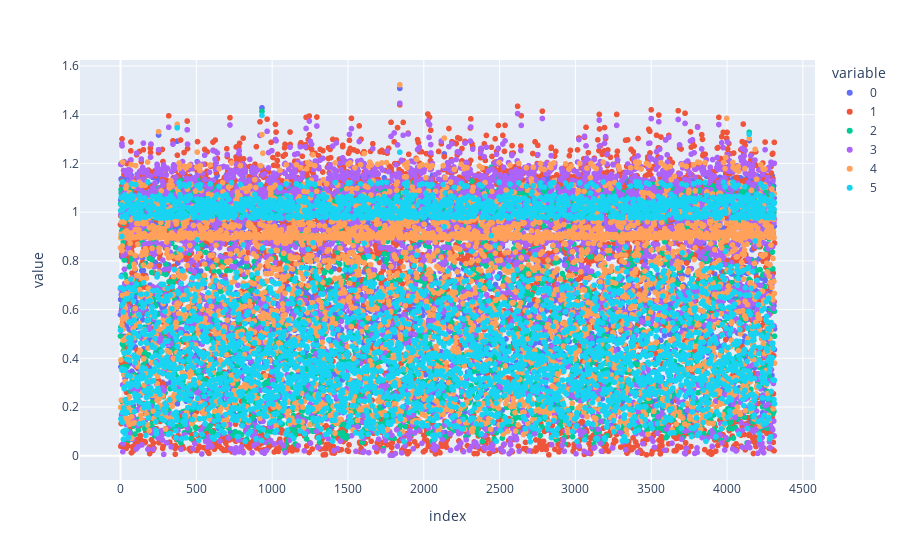

Notebook source saved alongside this figure:
### Markdown cell above
**Respuesta:**

### Code cell
pipe = Pipeline(steps=[('Transformer', FunctionTransformer(custom_features)),
                       ('MinMax', ColumnTransformer([("MinMax", MinMax(), ['Length','Recency','Monetary','Frequency','Periodicity'])])),
                       ('Kmeans', KMeans(n_clusters=6))
                      ])
test=pipe.fit_transform(df_retail)
px.scatter(test)

### Figure 1 — Plotly figure (JSON) as saved in the notebook; plotly's stock layout.template omitted (floating-point values rounded to 4 significant figures; data arrays with more than 128 entries replaced by an {"elided": "..."} marker saying what was removed)
{"data": [{"hovertemplate": "variable=0<br>index=%{x}<br>value=%{y}<extra></extra>", "legendgroup": "0", "marker": {"color": "#636efa", "symbol": "circle"}, "mode": "markers", "name": "0", "showlegend": true, "type": "scattergl", "x": {"elided": "4314 int values"}, "xaxis": "x", "y": {"elided": "4314 float values"}, "yaxis": "y"}, {"hovertemplate": "variable=1<br>index=%{x}<br>value=%{y}<extra></extra>", "legendgroup": "1", "marker": {"color": "#EF553B", "symbol": "circle"}, "mode": "markers", "name": "1", "showlegend": true, "type": "scattergl", "x": {"elided": "4314 int values"}, "xaxis": "x", "y": {"elided": "4314 float values"}, "yaxis": "y"}, {"hovertemplate": "variable=2<br>index=%{x}<br>value=%{y}<extra></extra>", "legendgroup": "2", "marker": {"color": "#00cc96", "symbol": "circle"}, "mode": "markers", "name": "2", "showlegend": true, "type": "scattergl", "x": {"elided": "4314 int values"}, "xaxis": "x", "y": {"elided": "4314 float values"}, "yaxis": "y"}, {"hovertemplate": "variable=3<br>index=%{x}<br>value=%{y}<extra></extra>", "legendgroup": "3", "marker": {"color": "#ab63fa", "symbol": "circle"}, "mode": "markers", "name": "3", "showlegend": true, "type": "scattergl", "x": {"elided": "4314 int values"}, "xaxis": "x", "y": {"elided": "4314 float values"}, "yaxis": "y"}, {"hovertemplate": "variable=4<br>index=%{x}<br>value=%{y}<extra></extra>", "legendgroup": "4", "marker": {"color": "#FFA15A", "symbol": "circle"}, "mode": "markers", "name": "4", "showlegend": true, "type": "scattergl", "x": {"elided": "4314 int values"}, "xaxis": "x", "y": {"elided": "4314 float values"}, "yaxis": "y"}, {"hovertemplate": "variable=5<br>index=%{x}<br>value=%{y}<extra></extra>", "legendgroup": "5", "marker": {"color": "#19d3f3", "symbol": "circle"}, "mode": "markers", "name": "5", "showlegend": true, "type": "scattergl", "x": {"elided": "4314 int values"}, "xaxis": "x", "y": {"elided": "4314 float values"}, "yaxis": "y"}], "layout": {"legend": {"title": {"text": "variable"}, "tracegroupgap": 0}, "margin": {"t": 60}, "xaxis": {"anchor": "y", "domain": [0, 1], "title": {"text": "index"}}, "yaxis": {"anchor": "x", "domain": [0, 1], "title": {"text": "value"}}}}
